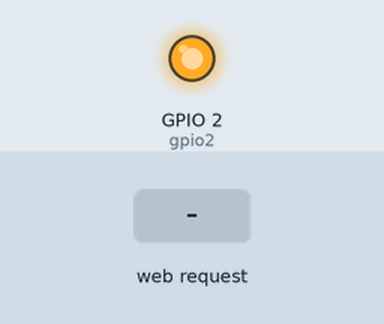
Simulated run of this sketch. Board: ESP8266 (NodeMCU). Shown: output pins drawn as LEDs (lit = HIGH). The inputs (shaded band) are chosen by the test bench. WiFi joins after 1.5 s; servers stay silent unless stated; what the sketch prints to the serial monitor is not drawn.

Above: at 2.7 s.
2.8 s: HTTP request GET /2/on received
At 3.6 s:
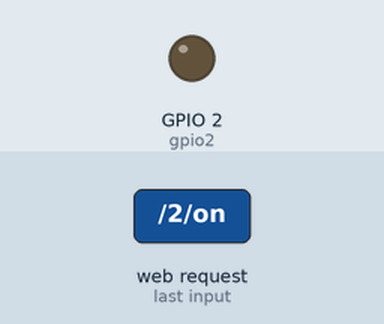
4.3 s: HTTP request GET /2/off received
At 4.7 s:
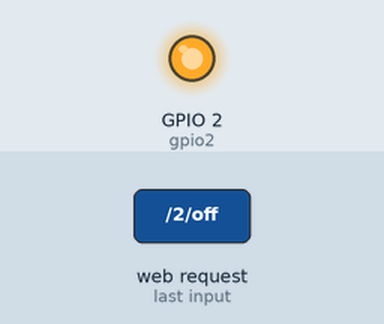
Timing chart, 0 to 7.3 s (numbered marks = the images above; inputs shaded):
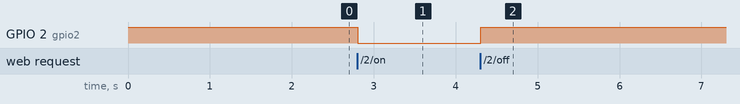

Measured:
- after the input at 2.8 s, GPIO 2 (gpio2): HIGH → LOW at once
- after the input at 4.3 s, GPIO 2 (gpio2): LOW → HIGH at once

The sketch:

web_server_led.ino
```cpp
#include <ESP8266WiFi.h>

const char* ssid     = "<Enter SSID Name>";
const char* password = "<Enter Password>";

// Set web server port number to 80
WiFiServer server(80);

// Variable to store the HTTP request
String header;

// Auxiliar variables to store the current output state
String gpio2State = "off";

// Assign output variables to GPIO pins
const int gpio2 = 2;

void setup() {
  Serial.begin(115200);
  // Initialize the output variables as outputs
  pinMode(gpio2, OUTPUT);
  // Set outputs to LOW
  digitalWrite(gpio2, HIGH);

  // Connect to Wi-Fi network with SSID and password
  Serial.print("Connecting to ");
  Serial.println(ssid);
  WiFi.begin(ssid, password);
  while (WiFi.status() != WL_CONNECTED) {
    delay(500);
    Serial.print(".");
  }
  // Print local IP address and start web server
  Serial.println("");
  Serial.println("WiFi connected.");
  Serial.println("IP address: ");
  Serial.println(WiFi.localIP());
  server.begin();
}

void loop(){
  WiFiClient client = server.available();   // Listen for incoming clients

  if (client) {                             // If a new client connects,
    Serial.println("New Client.");          // print a message out in the serial port
    String currentLine = "";                // make a String to hold incoming data from the client
    while (client.connected()) {            // loop while the client's connected
      if (client.available()) {             // if there's bytes to read from the client,
        char c = client.read();             // read a byte, then
        Serial.write(c);                    // print it out the serial monitor
        header += c;
        if (c == '\n') {                    // if the byte is a newline character
          // if the current line is blank, you got two newline characters in a row.
          // that's the end of the client HTTP request, so send a response:
          if (currentLine.length() == 0) {
            // HTTP headers always start with a response code (e.g. HTTP/1.1 200 OK)
            // and a content-type so the client knows what's coming, then a blank line:
            client.println("HTTP/1.1 200 OK");
            client.println("Content-type:text/html");
            client.println("Connection: close");
            client.println();

            // turns the GPIOs on and off
            if (header.indexOf("GET /2/on") >= 0) {
              Serial.println("GPIO 2 on");
              gpio2State = "on";
              digitalWrite(gpio2, LOW);
            } else if (header.indexOf("GET /2/off") >= 0) {
              Serial.println("GPIO 2 off");
              gpio2State = "off";
              digitalWrite(gpio2, HIGH);
            }

            // Display the HTML web page
            client.println("<!DOCTYPE html><html>");
            client.println("<head><meta name=\"viewport\" content=\"width=device-width, initial-scale=1\">");
            client.println("<link rel=\"icon\" href=\"data:,\">");
            // CSS to style the on/off buttons
            // Feel free to change the background-color and font-size attributes to fit your preferences
            client.println("<style>html { font-family: Helvetica; display: inline-block; margin: 0px auto; text-align: center;}");
            client.println(".button { background-color: #195B6A; border: none; color: white; padding: 16px 40px;");
            client.println("text-decoration: none; font-size: 30px; margin: 2px; cursor: pointer;}");
            client.println(".button2 {background-color: #77878A;}</style></head>");

            // Web Page Heading
            client.println("<body><h1>ESP8266 Web Server</h1>");

            // Display current state, and ON/OFF buttons for GPIO 2
            client.println("<p>GPIO 2 - State " + gpio2State + "</p>");
            // If the gpio2State is off, it displays the ON button
            if (gpio2State=="off") {
              client.println("<p><a href=\"/2/on\"><button class=\"button\">ON</button></a></p>");
            } else {
              client.println("<p><a href=\"/2/off\"><button class=\"button button2\">OFF</button></a></p>");
            }

            client.println("</body></html>");

            // The HTTP response ends with another blank line
            client.println();
            // Break out of the while loop
            break;
          } else { // if you got a newline, then clear currentLine
            currentLine = "";
          }
        } else if (c != '\r') {  // if you got anything else but a carriage return character,
          currentLine += c;      // add it to the end of the currentLine
        }
      }
    }
    // Clear the header variable
    header = "";
    // Close the connection
    client.stop();
    Serial.println("Client disconnected.");
    Serial.println("");
  }
}
```
